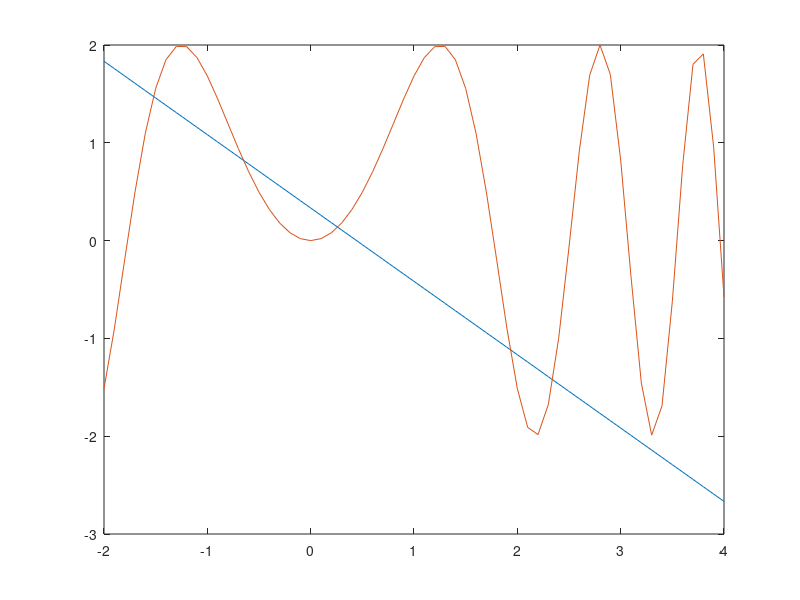

The MATLAB source for this figure:
clear
clc

g = @(x) (1 / 3) - (3 .* x / 4);
h = @(x) 2 .* sin(x .^ 2);


figure(1)
x = -2 : 0.1 : 4;
plot(x,g(x),x,h(x))
